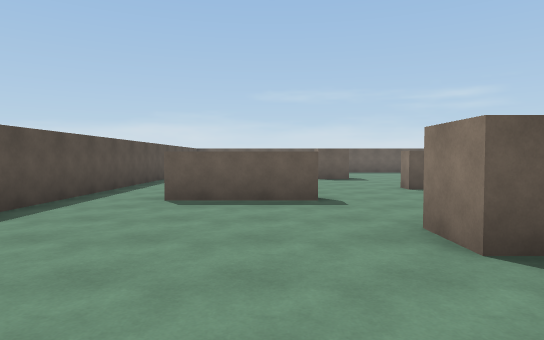
view 1 (above)

16 first-person views from a walk through a Unity game level. The camera is 1.4 m above the floor, tilts 2° down and sees 75° across. The floor is counted in squares, 2 m on a side. Each view is taken from the middle of a square. On the plan, view 1 faces up. The plan holds only what a view shows up to about 11 squares ahead; the rest is blank. The player is left out.

view 2
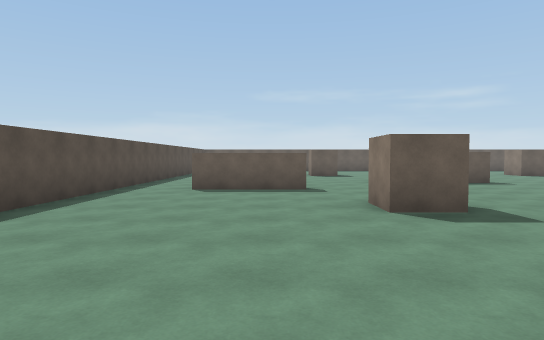

view 3
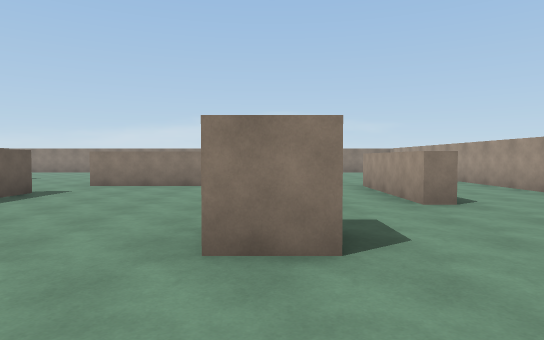

view 4
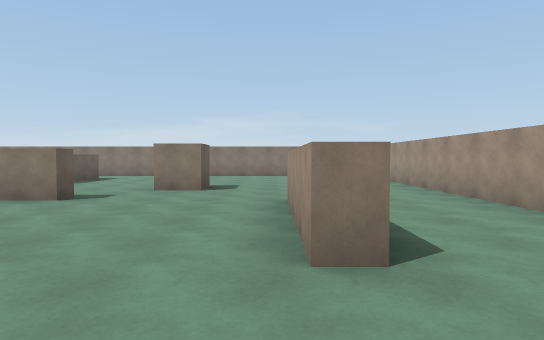

view 5
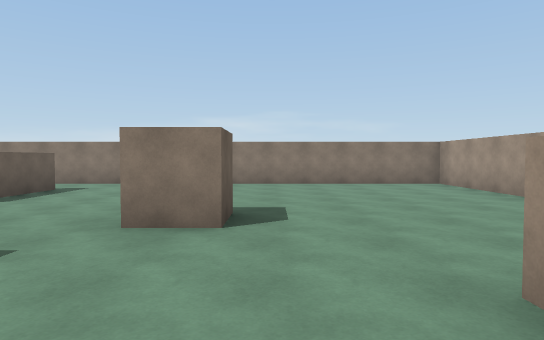

view 6
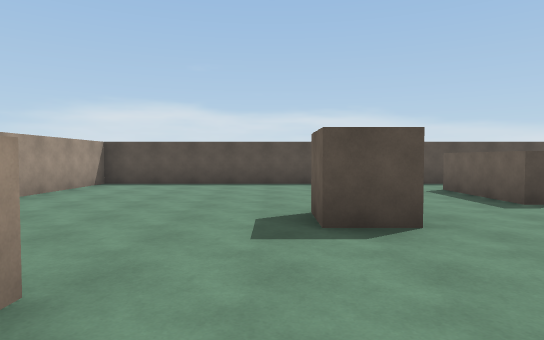

view 7
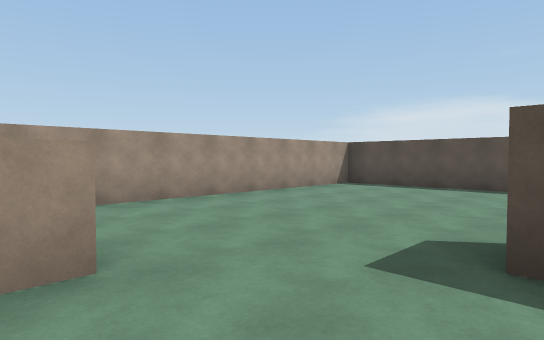

view 8
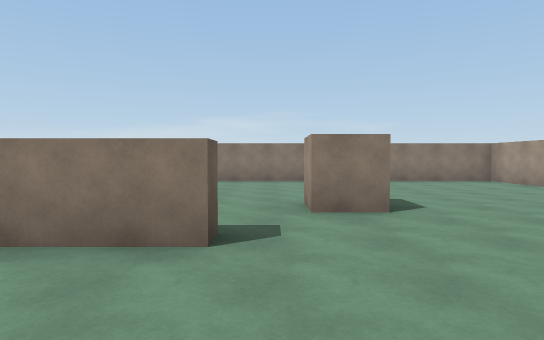

view 9
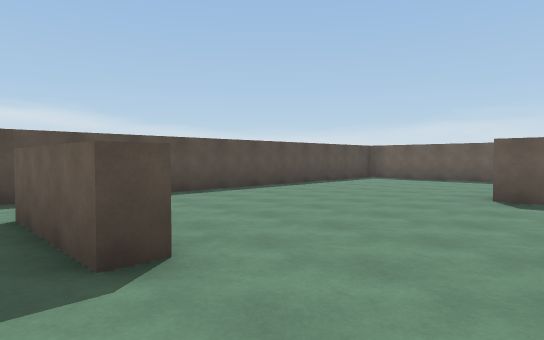

view 10
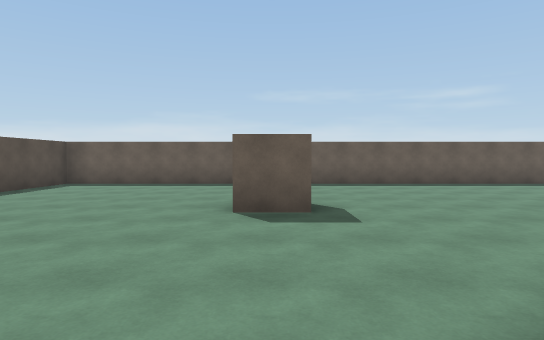

view 11
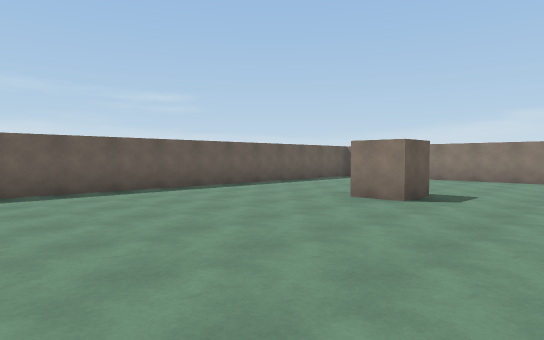

view 12
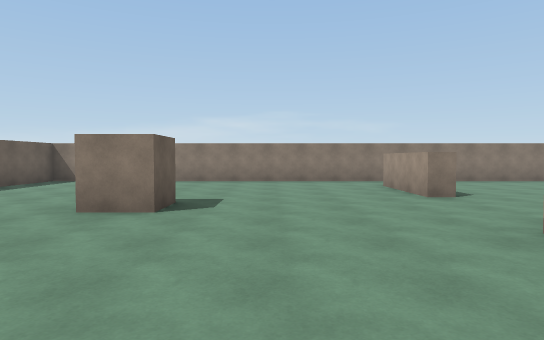

view 13
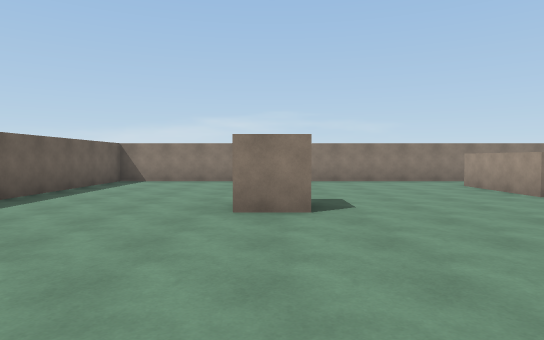

view 14
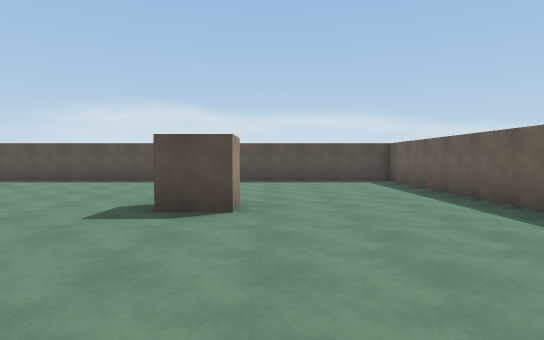

view 15
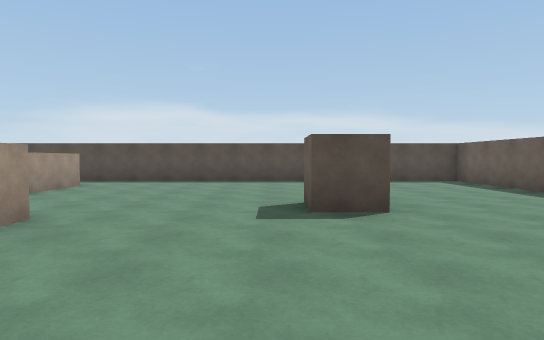

view 16
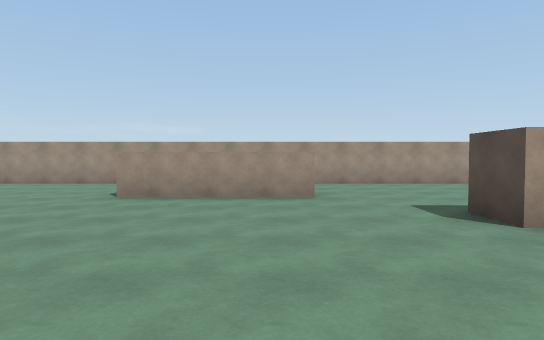

### Floor plan
Points are (right, up) in squares from view 1. A wall is a line through its corners. A room is listed if a view was taken in it or the views show most of it. See-through windows are left out.
Room 1 (views 1, 2, 3, 4, 5, 6, 7, 8, 9, 10, 16)
walls: (4.2, 0.1) (4.2, 0.7) (7.8, 0.7); (8.2, 4.5) (7.7, 4.5) (7.7, 7.5); (6.1, -2.5) (15.5, -2.5) (15.5, 7.5); (6.1, 7.7) (5.1, 7.7); (3, 7.8) (3, 8.3); (0.8, 6.4) (0.8, 5.8) (-1.8, 5.8); (11.2, 6.6) (11.2, 7.2); (13.8, 6.7) (12.1, 6.7); (-3.5, 6.5) (-3.5, -2.5) (3.9, -2.5)
ways out: opening at (-2.5, 6) to room 2; opening at (2, 7) to room 2; opening at (9.2, 7) to room 2; opening at (14.5, 7) to room 2
objects: other object (2, 3); other object (10, 3)
Room 2 (views 11, 12, 13, 14, 15)
walls: (3, 8.3) (3.5, 8.3); (11.2, 7.2) (13.8, 7.2); (-1.8, 6.3) (0.1, 6.3); (15.5, 7.5) (15.5, 16.5) (-3.5, 16.5) (-3.5, 6.5)
ways out: opening at (-2.5, 6) to room 1; opening at (2, 7) to room 1; opening at (9.2, 7) to room 1; opening at (14.5, 7) to room 1
objects: other object (2, 12); other object (10, 12)

Where each view was taken, in squares from view 1:
view 1: 0 up, 0 right, facing up
view 2: 2 down, 0 right, facing up
view 3: 3 up, 1 left, facing right
view 4: 1 up, 2 right, facing right
view 5: 2 up, 6 right, facing right
view 6: 2 up, 6 right, facing left
view 7: 3 up, 5 right, facing down-left
view 8: 4 up, 5 right, facing right
view 9: 5 up, 3 right, facing up-left
view 10: 7 up, 2 right, facing up
view 11: 9 up, 4 right, facing up-right
view 12: 10 up, 5 right, facing right
view 13: 12 up, 5 right, facing right
view 14: 13 up, 7 right, facing left
view 15: 11 up, 7 right, facing left
view 16: 7 up, 5 right, facing down
